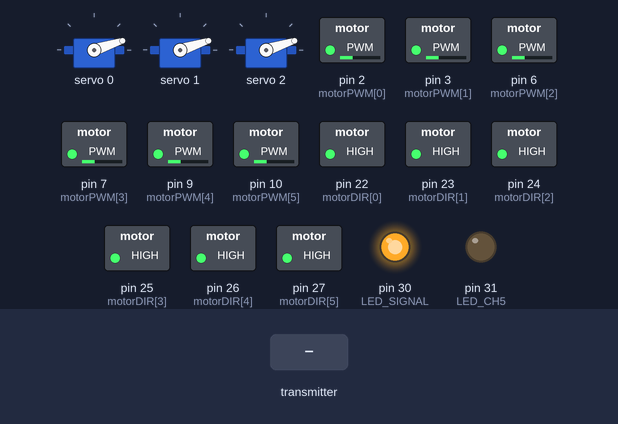
The sketch below on a simulated Arduino Mega 2560, built with avr-gcc and run on an emulated ATmega2560. Parts: 3 × servo, switched loads named in the sketch (green lamp = pin HIGH), output pins drawn as LEDs (lit = HIGH). Inputs (shaded band) come from the test bench.

Above: at 1.2 s.
1.3 s: the transmitter starts sending readChannel.2 = 1000
At 2.7 s:
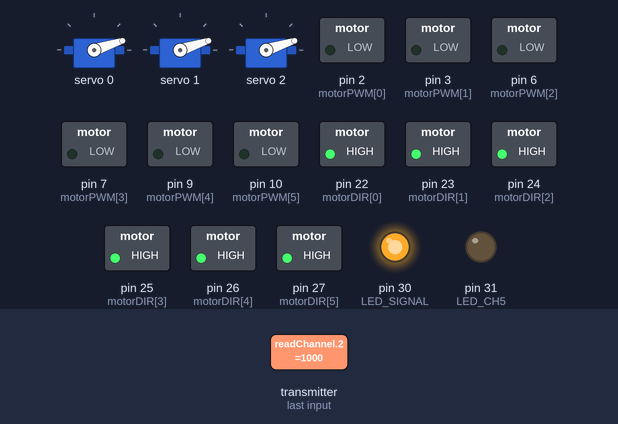
3.7 s: the transmitter starts sending readChannel.1 = 1000
At 4.4 s:
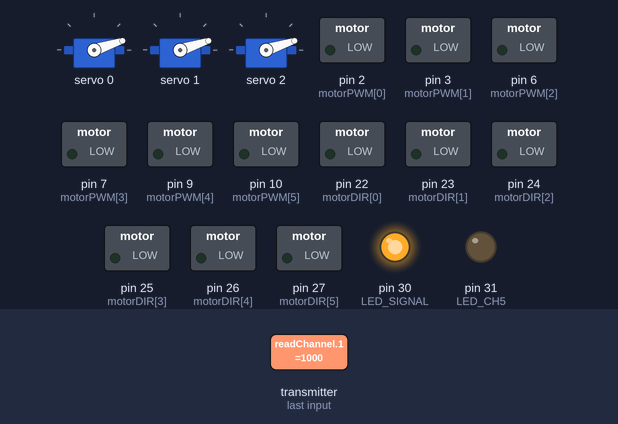
5.4 s: the transmitter starts sending readChannel.4 = 2000
At 6.5 s:
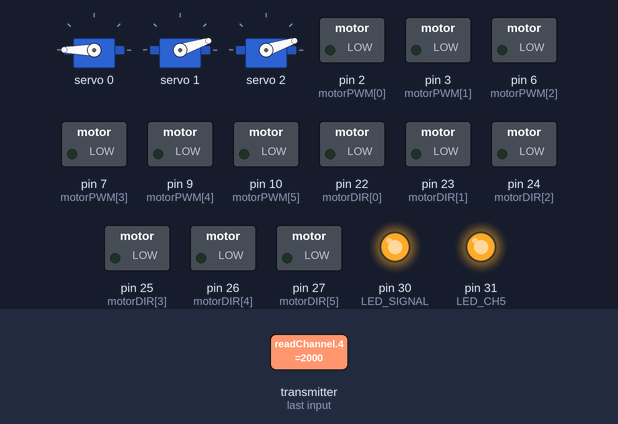
6.9 s: the transmitter starts sending readChannel.2 = 1250
At 7.08 s:
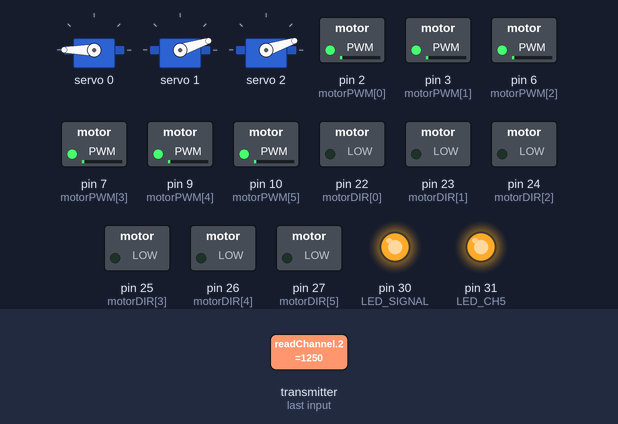
8.8 s: the transmitter starts sending readChannel.1 = 1500
At 9.9 s:
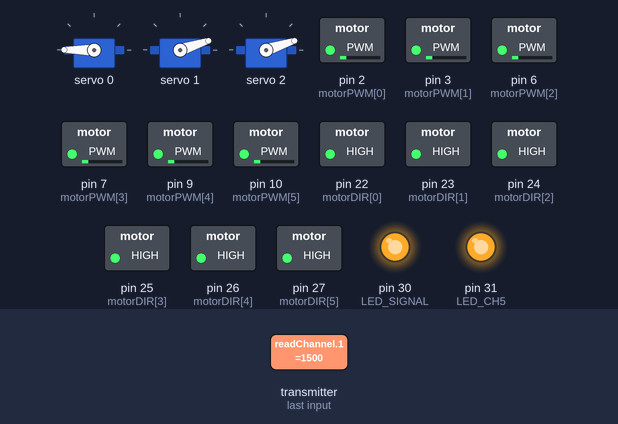
10.9 s: the transmitter starts sending readChannel.2 = 1500
At 11.06 s:
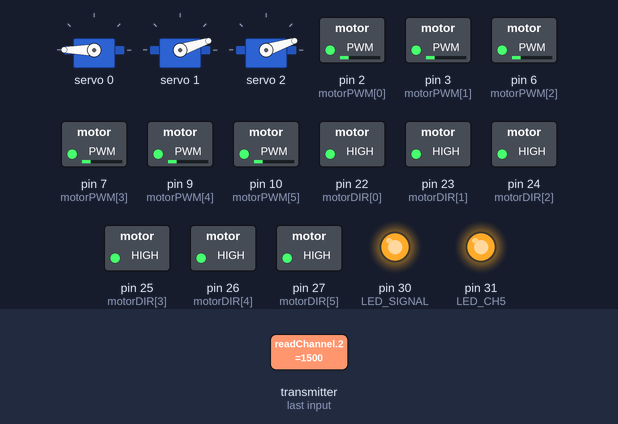
Timing chart, 0 to 13.8 s (numbered marks = the images above; inputs shaded):
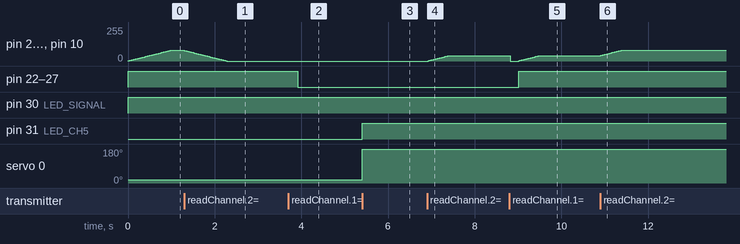

Measured:
- after the input at 1.3 s, pin 2 (motorPWM[0]), pin 3 (motorPWM[1]), pin 6 (motorPWM[2]), pin 7 (motorPWM[3]), pin 9 (motorPWM[4]), pin 10 (motorPWM[5]): moves from 80/255 to 0/255 over 0.97 s, starting at once
- after the input at 3.7 s, pin 22 (motorDIR[0]), pin 23 (motorDIR[1]), pin 24 (motorDIR[2]), pin 25 (motorDIR[3]), pin 26 (motorDIR[4]), pin 27 (motorDIR[5]): HIGH → LOW after 0.22 s
- after the input at 5.4 s, pin 31 (LED_CH5): LOW → HIGH at once; servo 0: 18° → 180° at once
- after the input at 6.9 s, pin 2 (motorPWM[0]), pin 3 (motorPWM[1]), pin 6 (motorPWM[2]), pin 7 (motorPWM[3]), pin 9 (motorPWM[4]), pin 10 (motorPWM[5]): moves from 0/255 to 40/255 over 0.47 s, starting at once
- after the input at 8.8 s, pin 22 (motorDIR[0]), pin 23 (motorDIR[1]), pin 24 (motorDIR[2]), pin 25 (motorDIR[3]), pin 26 (motorDIR[4]), pin 27 (motorDIR[5]): LOW → HIGH after 0.22 s
- after the input at 10.9 s, pin 2 (motorPWM[0]), pin 3 (motorPWM[1]), pin 6 (motorPWM[2]), pin 7 (motorPWM[3]), pin 9 (motorPWM[4]), pin 10 (motorPWM[5]): moves from 40/255 to 80/255 over 0.47 s, starting at once

The sketch:

rover_movement.ino
```cpp
#include <IBusBM.h>
#include <Wire.h>
#include <Adafruit_PWMServoDriver.h>

IBusBM ibus;
Adafruit_PWMServoDriver pca9685 = Adafruit_PWMServoDriver();

// ---------------- MOTOR PINS (6 MOTORS) ----------------
int motorPWM[6] = {2, 3, 6, 7, 9, 10};
int motorDIR[6] = {22, 23, 24, 25, 26, 27};

// ---------------- LED PINS ----------------
#define LED_SIGNAL   30
#define LED_CH5      31
#define LED_CH7      32
#define LED_CH8      33

// ---------------- CONSTANTS ----------------
#define SERVO_MIN 150
#define SERVO_MAX 600

// ===== MOTOR SAFETY LIMITS (MDD10A SAFE) =====
#define MAX_PWM            160   // ~63% duty cycle Speed Limiter
#define START_PWM          100
#define ACCEL_STEP         2
#define LOOP_DELAY         20
#define DIR_CHANGE_DELAY   200   // ms

#define FAILSAFE_TIMEOUT   500

// ---------------- GLOBALS ----------------
int ch1, ch2, ch3, ch5, ch7, ch8;

int targetSpeed = 0;
int currentSpeed = 0;

unsigned long lastSignalTime = 0;
bool failsafeActive = false;

// ------------------------------------------------
// SETUP
// ------------------------------------------------
void setup() {
  Serial.begin(115200);
  ibus.begin(Serial1);

  for (int i = 0; i < 6; i++) {
    pinMode(motorPWM[i], OUTPUT);
    pinMode(motorDIR[i], OUTPUT);
  }

  pinMode(LED_SIGNAL, OUTPUT);
  pinMode(LED_CH5, OUTPUT);
  pinMode(LED_CH7, OUTPUT);
  pinMode(LED_CH8, OUTPUT);

  Wire.begin();
  pca9685.begin();
  pca9685.setPWMFreq(50);

  stopAllMotors();
  moveServosToSafe();
}

// ------------------------------------------------
// MAIN LOOP
// ------------------------------------------------
void loop() {

  // -------- SIGNAL CHECK --------
  if (readChannelsSafe()) {
    lastSignalTime = millis();
    failsafeActive = false;
    digitalWrite(LED_SIGNAL, HIGH);
  } else {
    digitalWrite(LED_SIGNAL, LOW);
  }

  // -------- FAILSAFE --------
  if (isFailsafeActive()) {
    applyFailsafe();
    delay(LOOP_DELAY);
    return;
  }

  // -------- NORMAL OPERATION --------
  handleDirection();
  handleThrottleTrapezoidal();
  handleServos();
  handleLEDs();

  delay(LOOP_DELAY);
}

// =================================================
// SAFE CHANNEL READ
// =================================================
bool readChannelsSafe() {
  int test = ibus.readChannel(2); // CH3 throttle
  if (test < 900 || test > 2100) return false;

  ch1 = ibus.readChannel(0);
  ch2 = ibus.readChannel(1);
  ch3 = test;
  ch5 = ibus.readChannel(4);
  ch7 = ibus.readChannel(6);
  ch8 = ibus.readChannel(7);

  return true;
}

// =================================================
// FAILSAFE CHECK
// =================================================
bool isFailsafeActive() {
  if (millis() - lastSignalTime > FAILSAFE_TIMEOUT) {
    failsafeActive = true;
  }
  return failsafeActive;
}

// =================================================
// APPLY FAILSAFE (HARD STOP)
// =================================================
void applyFailsafe() {
  stopAllMotors();
  delay(200);               // allow current decay
  moveServosToSafe();

  digitalWrite(LED_CH5, LOW);
  digitalWrite(LED_CH7, LOW);
  digitalWrite(LED_CH8, LOW);
}

// =================================================
// SAFE DIRECTION CONTROL
// =================================================
void handleDirection() {
  static bool lastDirection = true;
  bool forward = (ch2 >= 1400);

  if (forward != lastDirection) {
    stopAllMotors();
    delay(DIR_CHANGE_DELAY);
    lastDirection = forward;
  }

  for (int i = 0; i < 6; i++) {
    digitalWrite(motorDIR[i], forward);
  }
}

// =================================================
// SAFE TRAPEZOIDAL SPEED CONTROL
// =================================================
void handleThrottleTrapezoidal() {

  targetSpeed = map(ch3, 1000, 2000, 0, MAX_PWM);
  targetSpeed = constrain(targetSpeed, 0, MAX_PWM);

  if (currentSpeed < targetSpeed) {
    currentSpeed += ACCEL_STEP;
    if (currentSpeed > targetSpeed) currentSpeed = targetSpeed;
  }
  else if (currentSpeed > targetSpeed) {
    currentSpeed -= ACCEL_STEP;
    if (currentSpeed < targetSpeed) currentSpeed = targetSpeed;
  }

  setAllMotors(currentSpeed);
}

// =================================================
// SET ALL MOTORS SPEED
// =================================================
void setAllMotors(int pwmVal) {
  for (int i = 0; i < 6; i++) {
    analogWrite(motorPWM[i], pwmVal);
  }
}

// =================================================
// STOP ALL MOTORS
// =================================================
void stopAllMotors() {
  currentSpeed = 0;
  setAllMotors(0);
}

// =================================================
// SERVO CONTROL
// =================================================
void handleServos() {
  controlServo(0, ch5);
  controlServo(1, ch7);
  controlServo(2, ch8);
}

// =================================================
// INDIVIDUAL SERVO LOGIC
// =================================================
void controlServo(uint8_t servoNum, int channelValue) {
  if (channelValue > 1500) {
    pca9685.setPWM(servoNum, 0, SERVO_MAX);
  } else {
    pca9685.setPWM(servoNum, 0, SERVO_MIN);
  }
}

// =================================================
// MOVE SERVOS TO SAFE
// =================================================
void moveServosToSafe() {
  pca9685.setPWM(0, 0, SERVO_MIN);
  pca9685.setPWM(1, 0, SERVO_MIN);
  pca9685.setPWM(2, 0, SERVO_MIN);
}

// =================================================
// LED STATUS HANDLER
// =================================================
void handleLEDs() {
  digitalWrite(LED_CH5, (ch5 > 1500) ? HIGH : LOW);
  digitalWrite(LED_CH7, (ch7 > 1500) ? HIGH : LOW);
  digitalWrite(LED_CH8, (ch8 > 1500) ? HIGH : LOW);
}
```
